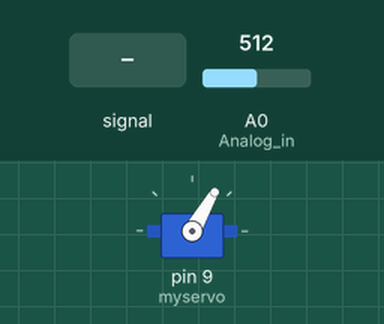
This sketch was run on a simulated Arduino Uno, built with avr-gcc and run on an emulated ATmega328P. Shown: servo. The test bench sets the inputs (shaded band); at power-on: A0 (Analog_in) = 512.

Above: at 1.2 s.
1.3 s: A0 (Analog_in) fed a 200 Hz sine of ±81 counts around its level
4.3 s: A0 (Analog_in) set to 716
At 4.61 s:
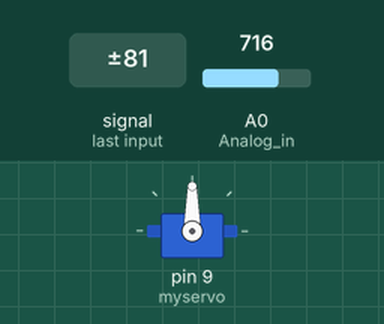
7.3 s: A0 (Analog_in) set to 900
8.8 s: A0 (Analog_in) set to 1023
At 10.5 s:
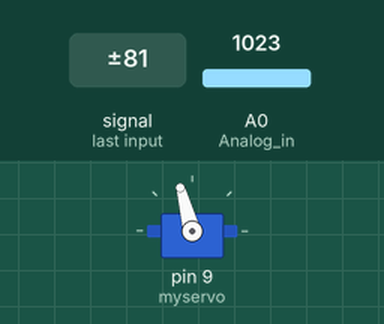
Timing chart, 0 to 22.2 s (numbered marks = the images above; inputs shaded):
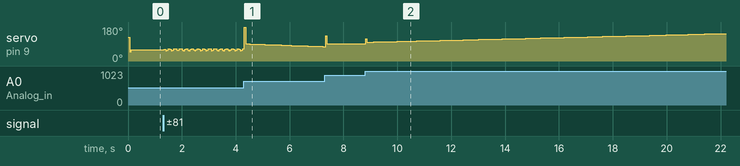

The sketch:

pid_controller.ino
```cpp
// PID Controller code
#include <Wire.h>
#include <Servo.h>


//Inputs/outputs
int Analog_in = A0;
Servo myservo;


//Variables/
int Read = 0;
float distance = 0.0;
float elapsedTime, time, timePrev;
float distance_previous_error, distance_error;
int period = 50;


//PID constants
float kp=20;
float ki=0.4;
float kd=2900;
float distance_middle = 5;
float PID_p, PID_i, PID_d, PID_total;


void setup() {
   Serial.begin(9600);
  myservo.attach(9);
  myservo.write(125);
  pinMode(Analog_in,INPUT);
  time = millis();

}

void loop() {
   if (millis() > time+period)
  {
    time = millis();
    distance = get_dist(100);
    distance_error = distance_middle - distance;
    PID_p = kp * distance_error;
    float dist_diference = distance_error - distance_previous_error;
    PID_d = kd*((distance_error - distance_previous_error)/period);

    if(-3 < distance_error && distance_error < 3)
    {
      PID_i = PID_i + (ki * distance_error);
    }
    else
    {
      PID_i = 0;
    }

    PID_total = PID_p + PID_i + PID_d;
    PID_total = map(PID_total, -150, 150, 0, 150);

    if(PID_total < 20){PID_total = 20;}
    if(PID_total > 160) {PID_total = 160; }

    myservo.write(PID_total+30);
    distance_previous_error = distance_error;
  }


}

float get_dist(int n)
{
  long sum=0;
  for(int i=0;i<n;i++)
  {
    sum=sum+analogRead(Analog_in);
  }
  float adc=sum/n;
  //float volts = analogRead(adc)*0.0048828125;  // value from sensor * (5/1024)
  //float volts = sum*0.003222656;  // value from sensor * (3.3/1024) EXTERNAL analog refference

  float distance_cm = 17569.7 * pow(adc, -1.2062);
  //float distance_cm = 13*pow(volts, -1);
  return(distance_cm);
}
```
